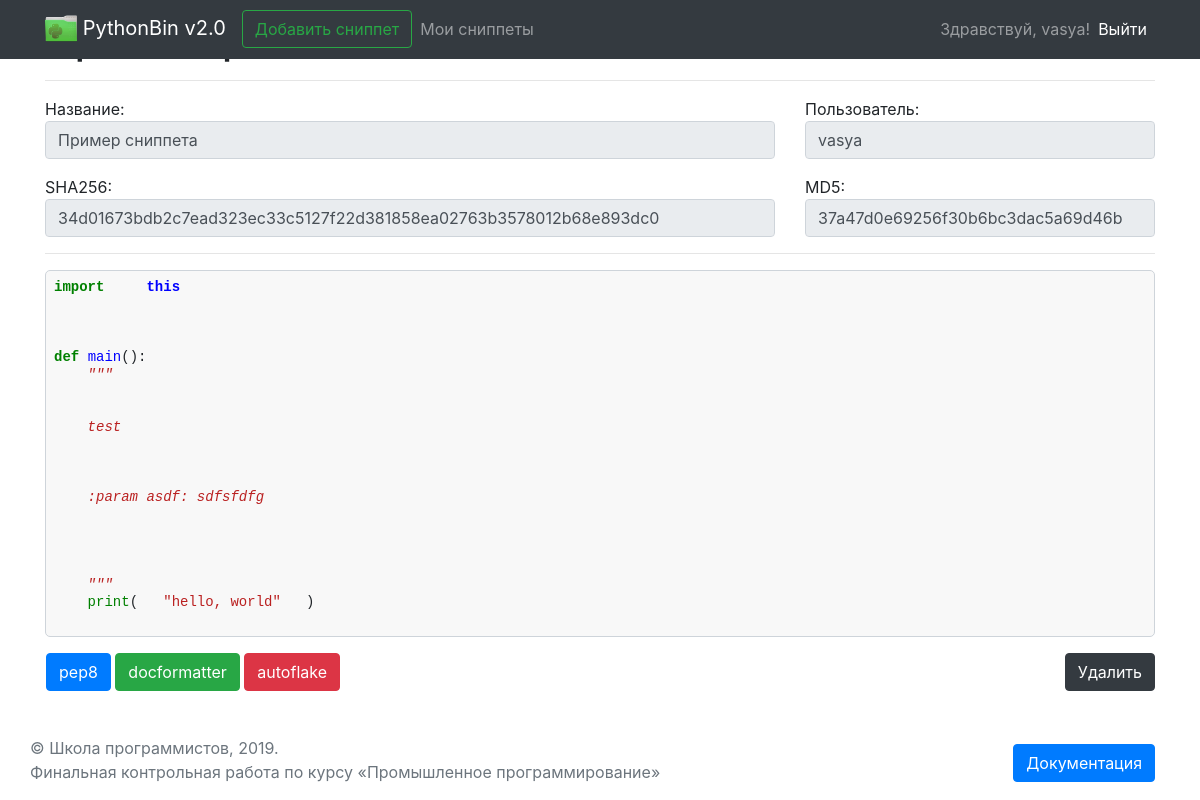
Page /snippets/1 (signed in) on the committed database.
### main/models.py (models this page shows, shortened)
class Snippet(models.Model):
    name = models.CharField(max_length=200)
    creation_date = models.DateTimeField()
    user = models.ForeignKey(to=User, on_delete=models.CASCADE,
                             blank=True, null=True)  # can be empty due to usage of AnonymousUser
    sha1 = models.TextField(max_length=40)
    sha256 = models.TextField(max_length=64)
    md5 = models.TextField(max_length=32)
    code = ''
    def get_filename(self, modifier=None):
        path = os.path.join(MEDIA_ROOT, '{}'.format(self.sha1))
        if modifier:
            path += '_' + modifier
        path += '.py'
        return path
    def get_code(self):
        if not os.path.exists(self.get_filename()):
            raise self.DoesNotExist
        with open(self.get_filename(), 'r') as f:
            data = f.read()
        return data

### main/views.py (the view)
# urls.py: path('snippets/<int:snippet_id>', views.view_snippet_page, name='view_snippet'),
@login_required(login_url='/login/')
def view_snippet_page(request, snippet_id):
    context = get_base_context(request, 'Просмотр сниппета')
    try:
        record = Snippet.objects.get(id=snippet_id, user=request.user)
        context['record'] = record
        context['addform'] = BaseSnippetForm(
            initial={
                'user': record.user.username,
                'name': record.name,
                'md5': record.md5,
                'sha256': record.sha256,
            }
        )
        context['pygmentcode'] = highlight(
            record.get_code(), PythonLexer(), HtmlFormatter())
        context['pygmentstyle'] = HtmlFormatter().get_style_defs('.highlight')
    except Snippet.DoesNotExist:
        raise Http404
    return render(request, 'pages/view_snippet.html', context)

### main/forms.py
class LoginForm(forms.Form):
    username = forms.CharField(
        max_length=20,
        required=True,
        widget=forms.TextInput(attrs={'class': 'form-control',
                                      'placeholder': 'Username', })
    )
    password = forms.CharField(
        max_length=20,
        required=True,
        widget=forms.PasswordInput(attrs={'class': 'form-control',
                                          'placeholder': 'Password', })
    )

class BaseSnippetForm(forms.Form):
    name = forms.CharField(
        label='Название',
        max_length=200,
        widget=forms.TextInput(attrs={'class': 'form-control'})
    )
    user = forms.CharField(
        label='Пользователь',
        max_length=20,
        widget=forms.TextInput(attrs={'class': 'form-control',
                                      'disabled': '', }),
        required=False
    )
    md5 = forms.CharField(
        label='MD5',
        max_length=20,
        widget=forms.TextInput(attrs={'class': 'form-control',
                                      'disabled': '', }),
        required=False
    )
    sha256 = forms.CharField(
        label='SHA256',
        max_length=64,
        widget=forms.TextInput(attrs={'class': 'form-control',
                                      'disabled': '', }),
        required=False
    )
    code = forms.CharField(
        label='Код',
        max_length=5000,
        widget=forms.Textarea(attrs={'class': 'form-control',
                                     'style': 'height:500px'})
    )

### main/views.py (called while the page is built)
def get_base_context(request, pagename):
    return {
        'pagename': pagename,
        'loginform': LoginForm(),
        'user': request.user,
    }

### main/templates/pages/view_snippet.html
{% extends 'pages/base_snippet.html' %}
{% block extra_fields %}
<div class="form-group row">
    <div class="col col-8">
        {{ addform.sha256.label }}: {{ addform.sha256 }}
    </div>
    <div class="col col-4">
        {{ addform.md5.label }}: {{ addform.md5 }}
    </div>
</div>
{% endblock %}
{% block extra_buttons %}
<div class="col8 ml-3">
    <a href="{% url 'view_format' record.id 'pep8' %}" class="btn btn-primary">pep8</a>
    <a href="{% url 'view_format' record.id 'docformatter' %}" class="btn btn-success">docformatter</a>
    <a href="{% url 'view_format' record.id 'autoflake' %}" class="btn btn-danger">autoflake</a>
</div>
{% endblock %}

### main/templates/pages/base_snippet.html (shortened to what this page needs)
{% extends 'base.html' %}
{% block content %}
<div class="row">
    <div class="col">
        <form>
            <fieldset disabled>
                <div class="form-group row">
                    <div class="col col-8">
                        {{ addform.name.label }}: {{ addform.name }}
                    </div>
                    <div class="col col-4">
                        {{ addform.user.label }}: {{ addform.user }}
                    </div>
                </div>
                {% block extra_fields %}{% endblock %}
                <hr>
                <div class="form-group row">
                    <div class="col">
                        <div class="p-2 h-100 highlight" style="border:1px solid #ced4da; border-radius:5px;">
                            {{ pygmentcode|safe }}
                        </div>
                    </div>
                </div>
            </fieldset>
        </form>
    </div>
</div>
<div class="row">
    {% block extra_buttons %}{% endblock %}
    <div class="col" align='right'>
        <a href="{% url 'delete_snippet' record.id %}" class="btn btn-dark">Удалить</a>
    </div>
</div>
{% endblock %}

### main/templates/header.html (shortened to what this page needs)
{% load static %}
<nav class="navbar navbar-expand-md navbar-dark fixed-top bg-dark">
    <div class="container">
    <a class="navbar-brand" href="{% url 'index' %}">
        <img src="{% static 'images/logo.png' %}" width="32" height="32" alt="">
        PythonBin v2.0
    </a>
    <div class="collapse navbar-collapse" id="navbarCollapse">
        <ul class="navbar-nav mr-auto">
            {% if request.user.is_authenticated %}
            <li class="form-inline"><a class="btn btn-outline-success" href="{% url 'add_snippet' %}">Добавить сниппет</a></li>
            <li class="nav-item"><a class="nav-link" href="{% url 'my_snippets' %}">Мои сниппеты</a></li>
            {% endif %}
        </ul>
        {% if request.user.is_authenticated %}
        <ul class="navbar-nav mr-right">
            <span class="navbar-text">
                Здравствуй, {{ request.user.username }}!
            </span>
            <li class="nav-item active"><a class="nav-link" href="{% url 'logout' %}">Выйти</a></li>
        </ul>
        {% endif %}
    </div>
    </div>
</nav>

### rows in the picture
Snippet: name "Пример сниппета", user "vasya", sha256 "34d01673bdb2c7ead323ec33c5127f22d381858ea02763b3578012b68e893dc0", md5 "37a47d0e69256f30b6bc3dac5a69d46b"

### other values in the picture
{{ request.user.username }} "vasya"
{{ addform.name.label }} "Название"
{{ addform.user.label }} "Пользователь"
{{ addform.sha256.label }} "SHA256"
{{ addform.md5.label }} "MD5"
{{ pygmentcode|safe }} "import this def main (): \"\"\" test :param asdf: sdfsfdfg \"\"\" print ( \"hello, world\" )"
